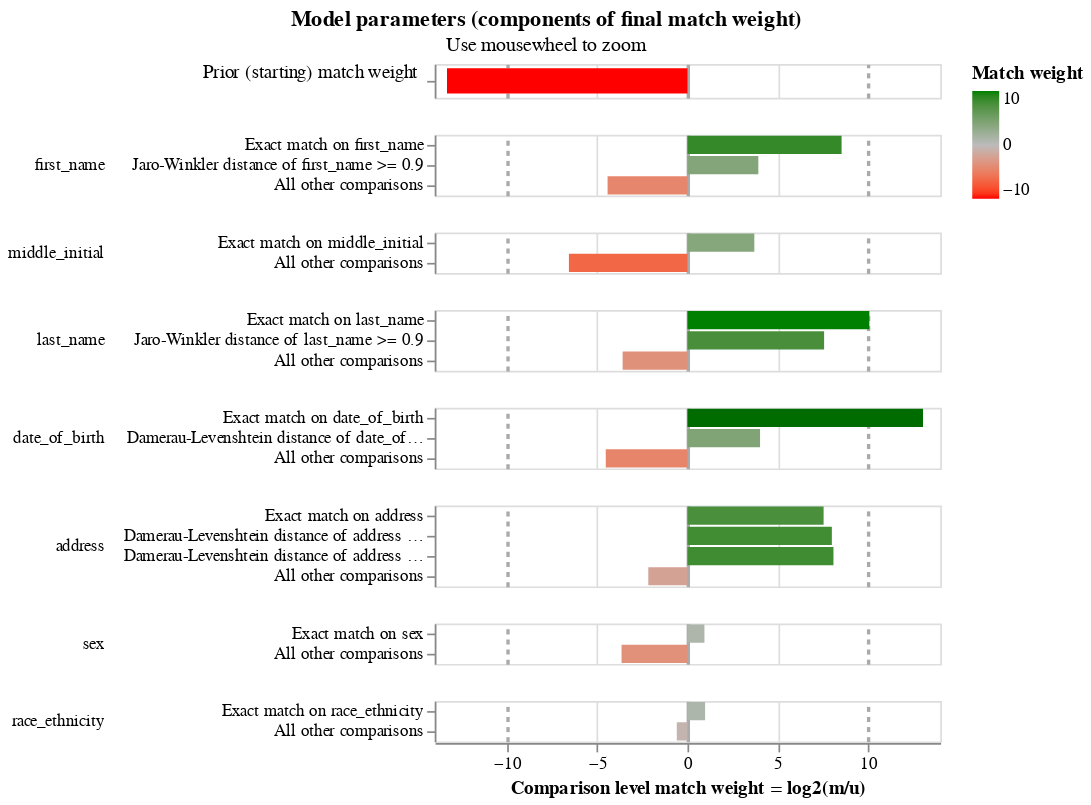

This figure's notebook cell:
### Markdown cell above
We can now visualise some of the details of our model. We can look at the match weights, which tell us the relative importance for/against a match for each of our comparsion levels.

### Code cell
linker.visualisations.match_weights_chart()

### Figure 1 — Vega-Lite specification as saved in the notebook (floating-point values rounded to 4 significant figures)
{"config": {"view": {"continuousWidth": 300, "continuousHeight": 300, "discreteHeight": 60, "discreteWidth": 400}, "header": {"title": null}, "mark": {"tooltip": null}, "title": {"anchor": "middle"}}, "vconcat": [{"mark": {"type": "bar", "clip": true, "height": 15}, "encoding": {"color": {"field": "log2_bayes_factor", "scale": {"domain": [-10, 0, 10], "interpolate": "lab", "range": ["red", "#bbbbbb", "green"]}, "title": "Match weight", "type": "quantitative"}, "tooltip": [{"field": "comparison_name", "title": "Comparison name", "type": "nominal"}, {"field": "probability_two_random_records_match", "format": ".4f", "title": "Probability two random records match", "type": "nominal"}, {"field": "log2_bayes_factor", "format": ",.4f", "title": "Equivalent match weight", "type": "quantitative"}, {"field": "bayes_factor_description", "title": "Match weight description", "type": "nominal"}], "x": {"axis": {"domain": false, "gridColor": {"condition": {"test": "abs(datum.value / 10)  <= 1 & datum.value % 10 === 0", "value": "#aaa"}, "value": "#ddd"}, "gridDash": {"condition": {"test": "abs(datum.value / 10) == 1", "value": [3]}, "value": null}, "gridWidth": {"condition": {"test": "abs(datum.value / 10)  <= 1 & datum.value % 10 === 0", "value": 2}, "value": 1}, "labels": false, "ticks": false, "title": ""}, "field": "log2_bayes_factor", "scale": {"domain": [-14, 14]}, "type": "quantitative"}, "y": {"axis": {"title": "Prior (starting) match weight", "titleAlign": "right", "titleAngle": 0, "titleFontWeight": "normal"}, "field": "label_for_charts", "sort": {"field": "comparison_vector_value", "order": "descending"}, "type": "nominal"}}, "height": 20, "transform": [{"filter": "(datum.comparison_name == 'probability_two_random_records_match')"}]}, {"mark": {"type": "bar", "clip": true}, "encoding": {"color": {"field": "log2_bayes_factor", "scale": {"domain": [-10, 0, 10], "interpolate": "lab", "range": ["red", "#bbbbbb", "green"]}, "title": "Match weight", "type": "quantitative"}, "row": {"field": "comparison_name", "header": {"labelAlign": "left", "labelAnchor": "middle", "labelAngle": 0}, "sort": {"field": "comparison_sort_order"}, "type": "nominal"}, "tooltip": [{"field": "comparison_name", "title": "Comparison name", "type": "nominal"}, {"field": "label_for_charts", "title": "Label", "type": "ordinal"}, {"field": "sql_condition", "title": "SQL condition", "type": "nominal"}, {"field": "m_probability", "format": ".10~g", "title": "M probability", "type": "quantitative"}, {"field": "u_probability", "format": ".10~g", "title": "U probability", "type": "quantitative"}, {"field": "bayes_factor", "format": ",.6f", "title": "Bayes factor = m/u", "type": "quantitative"}, {"field": "log2_bayes_factor", "format": ".4~g", "title": "Match weight = log2(m/u)", "type": "quantitative"}, {"field": "bayes_factor_description", "title": "Match weight description", "type": "nominal"}, {"field": "m_probability_description", "title": "m probability description", "type": "nominal"}, {"field": "u_probability_description", "title": "u probability description", "type": "nominal"}], "x": {"axis": {"gridColor": {"condition": {"test": "abs(datum.value / 10)  <= 1 & datum.value % 10 === 0", "value": "#aaa"}, "value": "#ddd"}, "gridDash": {"condition": {"test": "abs(datum.value / 10) == 1", "value": [3]}, "value": null}, "gridWidth": {"condition": {"test": "abs(datum.value / 10)  <= 1 & datum.value % 10 === 0", "value": 2}, "value": 1}, "title": "Comparison level match weight = log2(m/u)"}, "field": "log2_bayes_factor", "scale": {"domain": [-14, 14]}, "type": "quantitative"}, "y": {"axis": {"title": null}, "field": "label_for_charts", "sort": {"field": "comparison_vector_value", "order": "descending"}, "type": "nominal"}}, "height": {"step": 12}, "resolve": {"axis": {"y": "independent"}, "scale": {"y": "independent"}}, "transform": [{"filter": "(datum.comparison_name != 'probability_two_random_records_match')"}]}], "data": {"name": "data-77a0aa2dc9dae046887f633a42b23cd5"}, "params": [{"name": "mouse_zoom", "select": {"type": "interval", "encodings": ["x"]}, "bind": "scales", "views": []}], "resolve": {"axis": {"y": "independent"}, "scale": {"y": "independent"}}, "title": {"text": "Model parameters (components of final match weight)", "subtitle": "Use mousewheel to zoom"}, "$schema": "https://vega.github.io/schema/vega-lite/v5.9.3.json", "datasets": {"data-77a0aa2dc9dae046887f633a42b23cd5": [{"comparison_name": "probability_two_random_records_match", "sql_condition": null, "label_for_charts": "", "m_probability": null, "u_probability": null, "m_probability_description": null, "u_probability_description": null, "has_tf_adjustments": false, "tf_adjustment_column": null, "tf_adjustment_weight": null, "is_null_level": false, "bayes_factor": 9.775e-05, "log2_bayes_factor": -13.32, "comparison_vector_value": 0, "max_comparison_vector_value": 0, "bayes_factor_description": "The probability that two random records drawn at random match is 0.000 or one in  10,231.0 records.This is equivalent to a starting match weight of -13.321.", "probability_two_random_records_match": 9.774e-05, "comparison_sort_order": -1}, {"comparison_name": "first_name", "sql_condition": "\"first_name_l\" = \"first_name_r\"", "label_for_charts": "Exact match on first_name", "m_probability": 0.9323, "u_probability": 0.002511, "m_probability_description": "Amongst matching record comparisons, 93.23% of records (i.e. one in 1.073) are in the exact match on first_name comparison level", "u_probability_description": "Amongst non-matching record comparisons, 0.2511% of records (i.e. one in 398) are in the exact match on first_name comparison level", "has_tf_adjustments": true, "tf_adjustment_column": "first_name", "tf_adjustment_weight": 1.0, "is_null_level": false, "bayes_factor": 371.2, "log2_bayes_factor": 8.536, "comparison_vector_value": 2, "max_comparison_vector_value": 2, "bayes_factor_description": "If comparison level is `exact match on first_name` then comparison is 371 times more likely to be a match", "probability_two_random_records_match": 9.774e-05, "comparison_sort_order": 0}, {"comparison_name": "first_name", "sql_condition": "jaro_winkler_similarity(\"first_name_l\", \"first_name_r\") >= 0.9", "label_for_charts": "Jaro-Winkler distance of first_name >= 0.9", "m_probability": 0.02134, "u_probability": 0.001406, "m_probability_description": "Amongst matching record comparisons, 2.134% of records (i.e. one in 46.85) are in the jaro-winkler distance of first_name >= 0.9 comparison level", "u_probability_description": "Amongst non-matching record comparisons, 0.1406% of records (i.e. one in 711) are in the jaro-winkler distance of first_name >= 0.9 comparison level", "has_tf_adjustments": false, "tf_adjustment_column": null, "tf_adjustment_weight": 1.0, "is_null_level": false, "bayes_factor": 15.18, "log2_bayes_factor": 3.925, "comparison_vector_value": 1, "max_comparison_vector_value": 2, "bayes_factor_description": "If comparison level is `jaro-winkler distance of first_name >= 0.9` then comparison is 15.18 times more likely to be a match", "probability_two_random_records_match": 9.774e-05, "comparison_sort_order": 0}, {"comparison_name": "first_name", "sql_condition": "ELSE", "label_for_charts": "All other comparisons", "m_probability": 0.04634, "u_probability": 0.9961, "m_probability_description": "Amongst matching record comparisons, 4.634% of records (i.e. one in 21.58) are in the all other comparisons comparison level", "u_probability_description": "Amongst non-matching record comparisons, 99.61% of records (i.e. one in 1.004) are in the all other comparisons comparison level", "has_tf_adjustments": false, "tf_adjustment_column": null, "tf_adjustment_weight": 1.0, "is_null_level": false, "bayes_factor": 0.04653, "log2_bayes_factor": -4.426, "comparison_vector_value": 0, "max_comparison_vector_value": 2, "bayes_factor_description": "If comparison level is `all other comparisons` then comparison is 21.49 times less likely to be a match", "probability_two_random_records_match": 9.774e-05, "comparison_sort_order": 0}, {"comparison_name": "middle_initial", "sql_condition": "\"middle_initial_l\" = \"middle_initial_r\"", "label_for_charts": "Exact match on middle_initial", "m_probability": 0.9903, "u_probability": 0.07608, "m_probability_description": "Amongst matching record comparisons, 99.03% of records (i.e. one in 1.01) are in the exact match on middle_initial comparison level", "u_probability_description": "Amongst non-matching record comparisons, 7.608% of records (i.e. one in 13.14) are in the exact match on middle_initial comparison level", "has_tf_adjustments": true, "tf_adjustment_column": "middle_initial", "tf_adjustment_weight": 1.0, "is_null_level": false, "bayes_factor": 13.02, "log2_bayes_factor": 3.702, "comparison_vector_value": 1, "max_comparison_vector_value": 1, "bayes_factor_description": "If comparison level is `exact match on middle_initial` then comparison is 13.02 times more likely to be a match", "probability_two_random_records_match": 9.774e-05, "comparison_sort_order": 1}, {"comparison_name": "middle_initial", "sql_condition": "ELSE", "label_for_charts": "All other comparisons", "m_probability": 0.009743, "u_probability": 0.9239, "m_probability_description": "Amongst matching record comparisons, 0.9743% of records (i.e. one in 103) are in the all other comparisons comparison level", "u_probability_description": "Amongst non-matching record comparisons, 92.39% of records (i.e. one in 1.082) are in the all other comparisons comparison level", "has_tf_adjustments": false, "tf_adjustment_column": null, "tf_adjustment_weight": 1.0, "is_null_level": false, "bayes_factor": 0.01055, "log2_bayes_factor": -6.567, "comparison_vector_value": 0, "max_comparison_vector_value": 1, "bayes_factor_description": "If comparison level is `all other comparisons` then comparison is 94.83 times less likely to be a match", "probability_two_random_records_match": 9.774e-05, "comparison_sort_order": 1}, {"comparison_name": "last_name", "sql_condition": "\"last_name_l\" = \"last_name_r\"", "label_for_charts": "Exact match on last_name", "m_probability": 0.8491, "u_probability": 0.0007877, "m_probability_description": "Amongst matching record comparisons, 84.91% of records (i.e. one in 1.178) are in the exact match on last_name comparison level", "u_probability_description": "Amongst non-matching record comparisons, 0.07877% of records (i.e. one in 1,270) are in the exact match on last_name comparison level", "has_tf_adjustments": true, "tf_adjustment_column": "last_name", "tf_adjustment_weight": 1.0, "is_null_level": false, "bayes_factor": 1078.0, "log2_bayes_factor": 10.07, "comparison_vector_value": 2, "max_comparison_vector_value": 2, "bayes_factor_description": "If comparison level is `exact match on last_name` then comparison is 1,078 times more likely to be a match", "probability_two_random_records_match": 9.774e-05, "comparison_sort_order": 2}, {"comparison_name": "last_name", "sql_condition": "jaro_winkler_similarity(\"last_name_l\", \"last_name_r\") >= 0.9", "label_for_charts": "Jaro-Winkler distance of last_name >= 0.9", "m_probability": 0.06797, "u_probability": 0.0003582, "m_probability_description": "Amongst matching record comparisons, 6.797% of records (i.e. one in 14.71) are in the jaro-winkler distance of last_name >= 0.9 comparison level", "u_probability_description": "Amongst non-matching record comparisons, 0.03582% of records (i.e. one in 2,792) are in the jaro-winkler distance of last_name >= 0.9 comparison level", "has_tf_adjustments": false, "tf_adjustment_column": null, "tf_adjustment_weight": 1.0, "is_null_level": false, "bayes_factor": 189.7, "log2_bayes_factor": 7.568, "comparison_vector_value": 1, "max_comparison_vector_value": 2, "bayes_factor_description": "If comparison level is `jaro-winkler distance of last_name >= 0.9` then comparison is 190 times more likely to be a match", "probability_two_random_records_match": 9.774e-05, "comparison_sort_order": 2}, {"comparison_name": "last_name", "sql_condition": "ELSE", "label_for_charts": "All other comparisons", "m_probability": 0.08288, "u_probability": 0.9989, "m_probability_description": "Amongst matching record comparisons, 8.288% of records (i.e. one in 12.07) are in the all other comparisons comparison level", "u_probability_description": "Amongst non-matching record comparisons, 99.89% of records (i.e. one in 1.001) are in the all other comparisons comparison level", "has_tf_adjustments": false, "tf_adjustment_column": null, "tf_adjustment_weight": 1.0, "is_null_level": false, "bayes_factor": 0.08298, "log2_bayes_factor": -3.591, "comparison_vector_value": 0, "max_comparison_vector_value": 2, "bayes_factor_description": "If comparison level is `all other comparisons` then comparison is 12.05 times less likely to be a match", "probability_two_random_records_match": 9.774e-05, "comparison_sort_order": 2}, {"comparison_name": "date_of_birth", "sql_condition": "\"date_of_birth_l\" = \"date_of_birth_r\"", "label_for_charts": "Exact match on date_of_birth", "m_probability": 0.9403, "u_probability": 0.0001112, "m_probability_description": "Amongst matching record comparisons, 94.03% of records (i.e. one in 1.063) are in the exact match on date_of_birth comparison level", "u_probability_description": "Amongst non-matching record comparisons, 0.01112% of records (i.e. one in 8,996) are in the exact match on date_of_birth comparison level", "has_tf_adjustments": false, "tf_adjustment_column": null, "tf_adjustment_weight": 1.0, "is_null_level": false, "bayes_factor": 8459.0, "log2_bayes_factor": 13.05, "comparison_vector_value": 2, "max_comparison_vector_value": 2, "bayes_factor_description": "If comparison level is `exact match on date_of_birth` then comparison is 8,459 times more likely to be a match", "probability_two_random_records_match": 9.774e-05, "comparison_sort_order": 3}, {"comparison_name": "date_of_birth", "sql_condition": "damerau_levenshtein(\"date_of_birth_l\", \"date_of_birth_r\") <= 1", "label_for_charts": "Damerau-Levenshtein distance of date_of_birth <= 1", "m_probability": 0.01634, "u_probability": 0.001007, "m_probability_description": "Amongst matching record comparisons, 1.634% of records (i.e. one in 61.22) are in the damerau-levenshtein distance of date_of_birth <= 1 comparison level", "u_probability_description": "Amongst non-matching record comparisons, 0.1007% of records (i.e. one in 993) are in the damerau-levenshtein distance of date_of_birth <= 1 comparison level", "has_tf_adjustments": false, "tf_adjustment_column": null, "tf_adjustment_weight": 1.0, "is_null_level": false, "bayes_factor": 16.23, "log2_bayes_factor": 4.02, "comparison_vector_value": 1, "max_comparison_vector_value": 2, "bayes_factor_description": "If comparison level is `damerau-levenshtein distance of date_of_birth <= 1` then comparison is 16.23 times more likely to be a match", "probability_two_random_records_match": 9.774e-05, "comparison_sort_order": 3}, {"comparison_name": "date_of_birth", "sql_condition": "ELSE", "label_for_charts": "All other comparisons", "m_probability": 0.04332, "u_probability": 0.9989, "m_probability_description": "Amongst matching record comparisons, 4.332% of records (i.e. one in 23.08) are in the all other comparisons comparison level", "u_probability_description": "Amongst non-matching record comparisons, 99.89% of records (i.e. one in 1.001) are in the all other comparisons comparison level", "has_tf_adjustments": false, "tf_adjustment_column": null, "tf_adjustment_weight": 1.0, "is_null_level": false, "bayes_factor": 0.04337, "log2_bayes_factor": -4.527, "comparison_vector_value": 0, "max_comparison_vector_value": 2, "bayes_factor_description": "If comparison level is `all other comparisons` then comparison is 23.06 times less likely to be a match", "probability_two_random_records_match": 9.774e-05, "comparison_sort_order": 3}, {"comparison_name": "address", "sql_condition": "\"address_l\" = \"address_r\"", "label_for_charts": "Exact match on address", "m_probability": 0.6319, "u_probability": 0.003395, "m_probability_description": "Amongst matching record comparisons, 63.19% of records (i.e. one in 1.583) are in the exact match on address comparison level", "u_probability_description": "Amongst non-matching record comparisons, 0.3395% of records (i.e. one in 295) are in the exact match on address comparison level", "has_tf_adjustments": true, "tf_adjustment_column": "address", "tf_adjustment_weight": 1.0, "is_null_level": false, "bayes_factor": 186.1, "log2_bayes_factor": 7.54, "comparison_vector_value": 3, "max_comparison_vector_value": 3, "bayes_factor_description": "If comparison level is `exact match on address` then comparison is 186 times more likely to be a match", "probability_two_random_records_match": 9.774e-05, "comparison_sort_order": 4}, {"comparison_name": "address", "sql_condition": "damerau_levenshtein(\"address_l\", \"address_r\") <= 1", "label_for_charts": "Damerau-Levenshtein distance of address <= 1", "m_probability": 0.08152, "u_probability": 0.0003191, "m_probability_description": "Amongst matching record comparisons, 8.152% of records (i.e. one in 12.27) are in the damerau-levenshtein distance of address <= 1 comparison level", "u_probability_description": "Amongst non-matching record comparisons, 0.03191% of records (i.e. one in 3,133) are in the damerau-levenshtein distance of address <= 1 comparison level", "has_tf_adjustments": false, "tf_adjustment_column": null, "tf_adjustment_weight": 1.0, "is_null_level": false, "bayes_factor": 255.4, "log2_bayes_factor": 7.997, "comparison_vector_value": 2, "max_comparison_vector_value": 3, "bayes_factor_description": "If comparison level is `damerau-levenshtein distance of address <= 1` then comparison is 255 times more likely to be a match", "probability_two_random_records_match": 9.774e-05, "comparison_sort_order": 4}, {"comparison_name": "address", "sql_condition": "damerau_levenshtein(\"address_l\", \"address_r\") <= 2", "label_for_charts": "Damerau-Levenshtein distance of address <= 2", "m_probability": 0.06536, "u_probability": 0.0002406, "m_probability_description": "Amongst matching record comparisons, 6.536% of records (i.e. one in 15.3) are in the damerau-levenshtein distance of address <= 2 comparison level", "u_probability_description": "Amongst non-matching record comparisons, 0.02406% of records (i.e. one in 4,156) are in the damerau-levenshtein distance of address <= 2 comparison level", "has_tf_adjustments": false, "tf_adjustment_column": null, "tf_adjustment_weight": 1.0, "is_null_level": false, "bayes_factor": 271.6, "log2_bayes_factor": 8.086, "comparison_vector_value": 1, "max_comparison_vector_value": 3, "bayes_factor_description": "If comparison level is `damerau-levenshtein distance of address <= 2` then comparison is 272 times more likely to be a match", "probability_two_random_records_match": 9.774e-05, "comparison_sort_order": 4}, {"comparison_name": "address", "sql_condition": "ELSE", "label_for_charts": "All other comparisons", "m_probability": 0.2213, "u_probability": 0.996, "m_probability_description": "Amongst matching record comparisons, 22.13% of records (i.e. one in 4.519) are in the all other comparisons comparison level", "u_probability_description": "Amongst non-matching record comparisons, 99.6% of records (i.e. one in 1.004) are in the all other comparisons comparison level", "has_tf_adjustments": false, "tf_adjustment_column": null, "tf_adjustment_weight": 1.0, "is_null_level": false, "bayes_factor": 0.2221, "log2_bayes_factor": -2.17, "comparison_vector_value": 0, "max_comparison_vector_value": 3, "bayes_factor_description": "If comparison level is `all other comparisons` then comparison is 4.501 times less likely to be a match", "probability_two_random_records_match": 9.774e-05, "comparison_sort_order": 4}, {"comparison_name": "sex", "sql_condition": "\"sex_l\" = \"sex_r\"", "label_for_charts": "Exact match on sex", "m_probability": 0.9603, "u_probability": 0.5008, "m_probability_description": "Amongst matching record comparisons, 96.03% of records (i.e. one in 1.041) are in the exact match on sex comparison level", "u_probability_description": "Amongst non-matching record comparisons, 50.08% of records (i.e. one in 1.997) are in the exact match on sex comparison level", "has_tf_adjustments": false, "tf_adjustment_column": null, "tf_adjustment_weight": 1.0, "is_null_level": false, "bayes_factor": 1.918, "log2_bayes_factor": 0.9394, "comparison_vector_value": 1, "max_comparison_vector_value": 1, "bayes_factor_description": "If comparison level is `exact match on sex` then comparison is 1.918 times more likely to be a match", "probability_two_random_records_match": 9.774e-05, "comparison_sort_order": 5}, {"comparison_name": "sex", "sql_condition": "ELSE", "label_for_charts": "All other comparisons", "m_probability": 0.03972, "u_probability": 0.4992, "m_probability_description": "Amongst matching record comparisons, 3.972% of records (i.e. one in 25.18) are in the all other comparisons comparison level", "u_probability_description": "Amongst non-matching record comparisons, 49.92% of records (i.e. one in 2.003) are in the all other comparisons comparison level", "has_tf_adjustments": false, "tf_adjustment_column": null, "tf_adjustment_weight": 1.0, "is_null_level": false, "bayes_factor": 0.07955, "log2_bayes_factor": -3.652, "comparison_vector_value": 0, "max_comparison_vector_value": 1, "bayes_factor_description": "If comparison level is `all other comparisons` then comparison is 12.57 times less likely to be a match", "probability_two_random_records_match": 9.774e-05, "comparison_sort_order": 5}, {"comparison_name": "race_ethnicity", "sql_condition": "\"race_ethnicity_l\" = \"race_ethnicity_r\"", "label_for_charts": "Exact match on race_ethnicity", "m_probability": 0.5081, "u_probability": 0.2583, "m_probability_description": "Amongst matching record comparisons, 50.81% of records (i.e. one in 1.968) are in the exact match on race_ethnicity comparison level", "u_probability_description": "Amongst non-matching record comparisons, 25.83% of records (i.e. one in 3.871) are in the exact match on race_ethnicity comparison level", "has_tf_adjustments": true, "tf_adjustment_column": "race_ethnicity", "tf_adjustment_weight": 1.0, "is_null_level": false, "bayes_factor": 1.967, "log2_bayes_factor": 0.9759, "comparison_vector_value": 1, "max_comparison_vector_value": 1, "bayes_factor_description": "If comparison level is `exact match on race_ethnicity` then comparison is 1.967 times more likely to be a match", "probability_two_random_records_match": 9.774e-05, "comparison_sort_order": 6}, {"comparison_name": "race_ethnicity", "sql_condition": "ELSE", "label_for_charts": "All other comparisons", "m_probability": 0.4919, "u_probability": 0.7417, "m_probability_description": "Amongst matching record comparisons, 49.19% of records (i.e. one in 2.033) are in the all other comparisons comparison level", "u_probability_description": "Amongst non-matching record comparisons, 74.17% of records (i.e. one in 1.348) are in the all other comparisons comparison level", "has_tf_adjustments": false, "tf_adjustment_column": null, "tf_adjustment_weight": 1.0, "is_null_level": false, "bayes_factor": 0.6633, "log2_bayes_factor": -0.5923, "comparison_vector_value": 0, "max_comparison_vector_value": 1, "bayes_factor_description": "If comparison level is `all other comparisons` then comparison is 1.508 times less likely to be a match", "probability_two_random_records_match": 9.774e-05, "comparison_sort_order": 6}]}}
